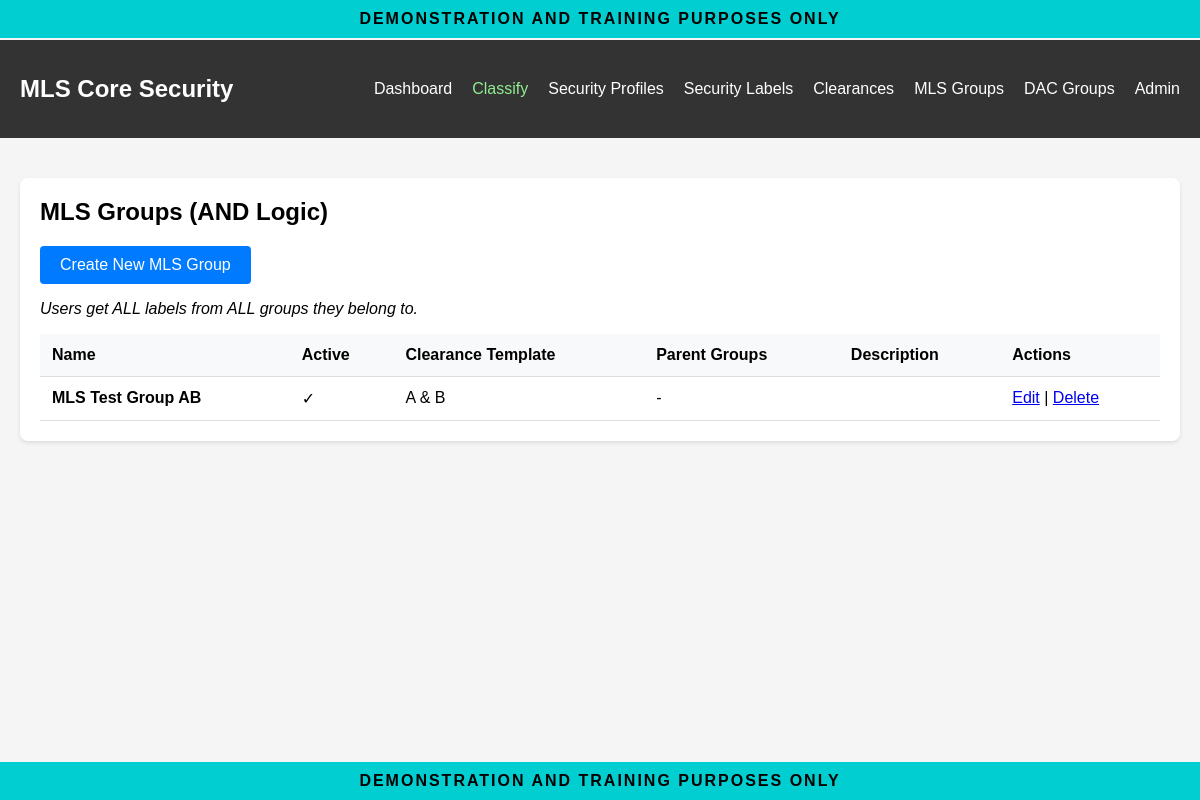
The page /mls/mls-groups/ (signed in) on the database its author committed.
### mls_core/models.py (models this page shows, shortened)
class MLSGroup(models.Model):
    name = models.CharField(max_length=100, unique=True)
    description = models.TextField(blank=True)
    clearance_template = models.ForeignKey(
        SecurityClearance,
        on_delete=models.PROTECT,
        related_name='mls_groups',
        help_text="Security clearance granted to group members"
    )
    parent_groups = models.ManyToManyField(
        'self',
        symmetrical=False,
        related_name='child_groups',
        blank=True,
        help_text="Parent groups (members inherit parent clearances)"
    )
    is_active = models.BooleanField(default=True)
    created_at = models.DateTimeField(auto_now_add=True)
    updated_at = models.DateTimeField(auto_now=True)
    class Meta:
        verbose_name = "MLS Group"
        verbose_name_plural = "MLS Groups"
        permissions = [
            ("manage_mls_groups", "Can manage MLS groups"),
        ]

class SecurityClearance(models.Model):
    name = models.CharField(
        max_length=100,
        blank=True,
        help_text="Optional name for this clearance/classification"
    )
    securities = models.ManyToManyField(
        SecurityLabel,
        related_name="clearances",
        blank=True,
        help_text="The set of security labels"
    )
    description = models.TextField(
        blank=True,
        help_text="Description of this clearance level"
    )
    created_at = models.DateTimeField(auto_now_add=True)
    updated_at = models.DateTimeField(auto_now=True)
    class Meta:
        verbose_name = "Security Clearance"
        verbose_name_plural = "Security Clearances"

### mls_core/views.py (the view)
# urls.py: path('mls-groups/', views.mls_group_list, name='mls_group_list'),
@login_required
@permission_required('mls_core.senior_security_manager', raise_exception=True)
def mls_group_list(request):
    groups = MLSGroup.objects.select_related('clearance_template').prefetch_related('parent_groups')
    context = {'groups': groups}
    return render(request, 'mls_core/mls_group_list.html', context)

### mls_core/templates/mls_core/mls_group_list.html (shortened to what this page needs)
{% extends "mls_core/base.html" %}
{% block content %}
<div class="card">
    <h2>MLS Groups (AND Logic)</h2>
    <p>
        <a href="{% url 'mls_core:mls_group_create' %}" class="btn">Create New MLS Group</a>
    </p>
    <p><em>Users get ALL labels from ALL groups they belong to.</em></p>
    <table>
        <thead>
            <tr>
                <th>Name</th>
                <th>Active</th>
                <th>Clearance Template</th>
                <th>Parent Groups</th>
                <th>Description</th>
                <th>Actions</th>
            </tr>
        </thead>
        <tbody>
            {% for group in groups %}
            <tr>
                <td><strong>{{ group.name }}</strong></td>
                <td>{{ group.is_active|yesno:"✓,✗" }}</td>
                <td>{{ group.clearance_template.name }}</td>
                <td>
                    {% for parent in group.parent_groups.all %}
                        {{ parent.name }}{% if not forloop.last %}, {% endif %}
                    {% empty %}
                        -
                    {% endfor %}
                </td>
                <td>{{ group.description|truncatewords:10 }}</td>
                <td>
                    <a href="{% url 'mls_core:mls_group_edit' group.id %}">Edit</a> |
                    <a href="{% url 'mls_core:mls_group_delete' group.id %}">Delete</a>
                </td>
            </tr>
            {% empty %}
            <tr>
                <td colspan="6">No MLS groups found.</td>
            </tr>
            {% endfor %}
        </tbody>
    </table>
</div>
{% endblock %}

### mls_core/templates/mls_core/base.html (style rules this page uses)
body { font-family: Arial, sans-serif; margin: 0; padding: 0; background-color: #f5f5f5; padding-top: 40px; padding-bottom: 40px; }
.card { background-color: white; padding: 20px; border-radius: 8px; box-shadow: 0 2px 4px rgba(0,0,0,0.1); margin-bottom: 20px; }
.card h2 { margin-top: 0; }
.btn { display: inline-block; padding: 10px 20px; background-color: #007bff; color: white; text-decoration: none; border-radius: 4px; border: none; cursor: pointer; }
table { width: 100%; border-collapse: collapse; }
th, td { padding: 12px; text-align: left; border-bottom: 1px solid #ddd; }
th { background-color: #f8f9fa; font-weight: bold; }

### rows shown on the page
MLSGroup: name "MLS Test Group AB", is_active "✓", clearance_template.name "A & B"
